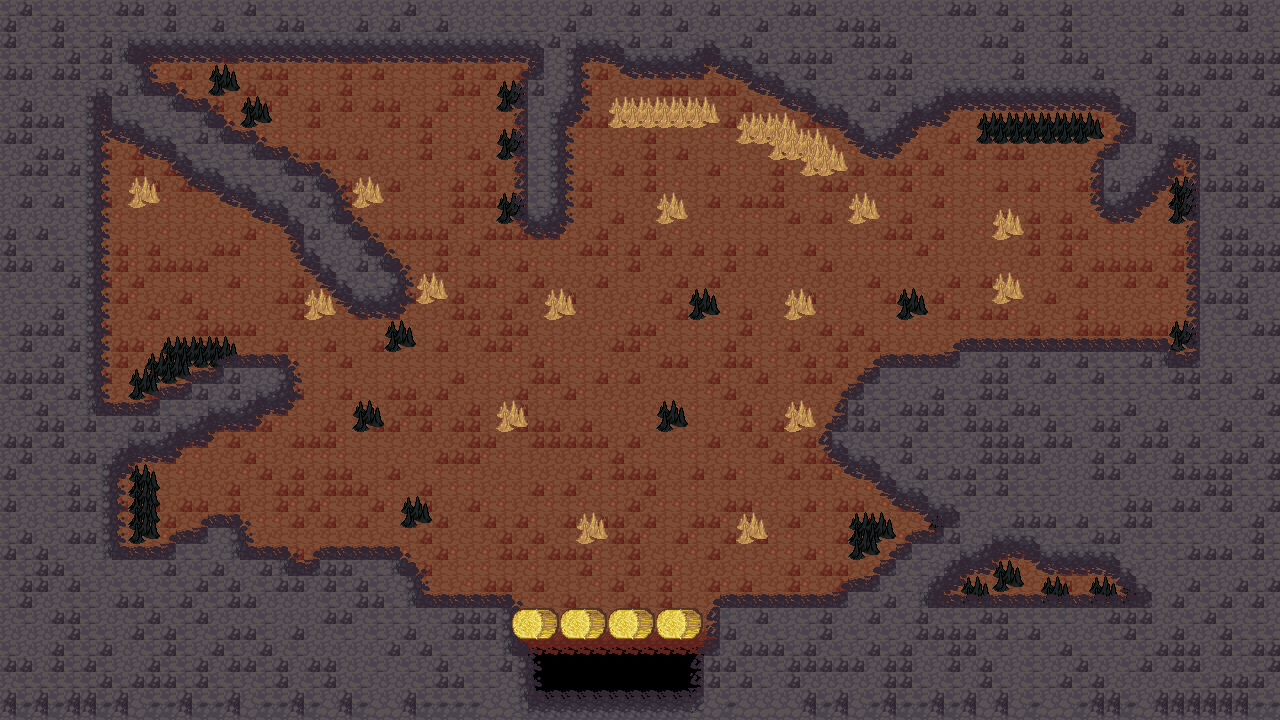

Tiled map render using the project's own tile images. Description and the map definition, with tile-layer contents summarised, below:
An orthogonal 80x45 tile map with 16x16 px tiles, 5 tile layers (Tile Layer 2, Tile Layer 3, Tile Layer 4, Tile Layer 1, ...) and 38 objects (29x wall, 3x slime, player, coin, strawb, ...).

<map version="1.2" tiledversion="1.2.2" orientation="orthogonal" renderorder="right-down" width="80" height="45" tilewidth="16" tileheight="16" infinite="0" nextlayerid="11" nextobjectid="40">
 <tileset firstgid="1" source="LPC_Terrain/Terrain.tsx" />
 <layer id="1" name="Tile Layer 2" width="80" height="45">
  <data>[3600 cells, 3600 non-empty, 3 distinct tile ids]</data>
 </layer>
 <layer id="2" name="Tile Layer 3" width="80" height="45">
  <data>[3600 cells, 3562 non-empty, 13 distinct tile ids]</data>
 </layer>
 <layer id="3" name="Tile Layer 4" width="80" height="45">
  <data>[3600 cells, 75 non-empty, 2 distinct tile ids]</data>
 </layer>
 <layer id="4" name="Tile Layer 1" width="80" height="45">
  <data>[3600 cells, 1904 non-empty, 15 distinct tile ids]</data>
 </layer>
 <layer id="5" name="straw" width="80" height="45">
  <data>[3600 cells, 8 non-empty, 2 distinct tile ids]</data>
 </layer>
 <objectgroup id="6" name="Object Layer 1" visible="0">
  <object id="1" name="wall" x="3.01887" y="-15.0943" width="1295.09" height="61.8868" />
  <object id="2" name="wall" x="1201.51" y="-16.6038" width="95.0943" height="748.679" />
  <object id="3" name="wall" x="716.981" y="603.774" width="597.736" height="110.189" />
  <object id="4" name="wall" x="-1.50943" y="698.868" width="709.434" height="40.7547" />
  <object id="5" name="wall" x="3.01887" y="-7.54717" width="89.0566" height="713.962" />
  <object id="6" name="wall" x="532.83" y="42.2642" width="37.7358" height="178.113" />
  <object id="7" name="wall" x="787.925" y="39.2453" width="416.604" height="54.3396" />
  <object id="8" name="wall" x="744.151" y="31.6981" width="52.8302" height="40.7547" />
  <object id="9" name="wall" x="828.679" y="92.0755" width="102.642" height="48.3019" />
  <object id="10" name="wall" x="1130.57" y="99.6226" width="66.4151" height="49.8113" />
  <object id="11" name="wall" x="1109.43" y="153.962" width="34.717" height="49.8113" />
  <object id="12" name="wall" x="855.849" y="386.415" width="345.66" height="78.4906" />
  <object id="13" name="wall" x="953.962" y="466.415" width="244.528" height="135.849" />
  <object id="14" name="wall" x="895.094" y="467.925" width="60.3774" height="36.2264" />
  <object id="15" name="wall" x="916.226" y="502.642" width="36.2264" height="102.642" />
  <object id="16" name="wall" x="857.358" y="566.038" width="61.8868" height="40.7547" />
  <object id="17" name="wall" x="371.321" y="261.132" width="19.6226" height="42.2642" />
  <object id="18" name="wall" x="98.1132" y="49.8113" width="37.7358" height="69.434" />
  <object id="19" name="wall" x="140.377" y="107.17" width="51.3208" height="25.6604" />
  <object id="20" name="wall" x="315.472" y="230.943" width="46.7925" height="31.6981" />
  <object id="21" name="wall" x="250.566" y="175.094" width="66.4151" height="31.6981" />
  <object id="22" name="wall" x="190.189" y="141.887" width="60.3774" height="25.6604" />
  <object id="23" name="wall" x="96.6038" y="413.585" width="60.3774" height="37.7358" />
  <object id="24" name="wall" x="163.019" y="389.434" width="42.2642" height="42.2642" />
  <object id="25" name="wall" x="218.868" y="372.83" width="51.3208" height="37.7358" />
  <object id="26" name="wall" x="105.66" y="566.038" width="285.283" height="135.849" />
  <object id="27" name="wall" x="386.415" y="602.264" width="101.132" height="95.0943" />
  <object id="28" name="wall" x="202.264" y="537.358" width="37.7358" height="28.6792" />
  <object id="29" name="wall" x="892.075" y="359.245" width="310.943" height="24.1509" />
  <object id="35" name="player" x="590.623" y="550.026" width="20.9534" height="28.8109" />
  <object id="36" name="slime" x="408.591" y="133.578" width="27.5013" height="20.9534" />
  <object id="37" name="slime" x="1009.69" y="205.605" width="34.0492" height="24.8821" />
  <object id="38" name="slime" x="650.864" y="147.983" width="34.0492" height="24.8821" />
  <object id="39" name="coin" x="145.364" y="261.917" width="31.4301" height="19.6438" />
 </objectgroup>
 <objectgroup id="7" name="strawb" visible="0">
  <object id="30" name="strawb" x="490.566" y="609.811" width="226.415" height="31.6981" />
 </objectgroup>
 <objectgroup id="8" name="straw" visible="0">
  <object id="34" name="straw" x="504.151" y="566.038" width="208.302" height="39.2453" />
 </objectgroup>
 <objectgroup id="9" name="change" visible="0">
  <object id="31" name="change" x="525.283" y="677.736" width="179.623" height="16.6038" visible="0" />
 </objectgroup>
 <objectgroup id="10" name="sword" visible="0">
  <object id="33" name="sword" x="597.736" y="344.151" width="37.7358" height="37.7358" />
 </objectgroup>
</map>
